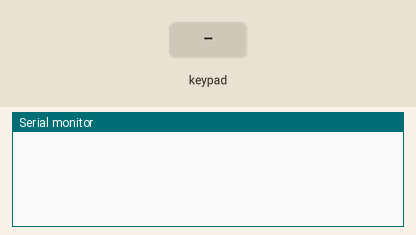
This sketch was run on a simulated Arduino Uno, built with avr-gcc and run on an emulated ATmega328P. On the bench: the last lines printed to the serial monitor. The inputs (shaded band) are chosen by the test bench.

Above: at 1.2 s.
1.3 s: key '1' pressed
At 2.0 s:
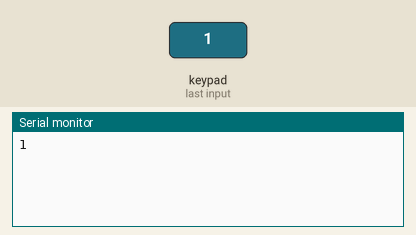
2.8 s: keypad keys 5 4 3 2 # pressed 0.4 s apart
At 5.7 s:
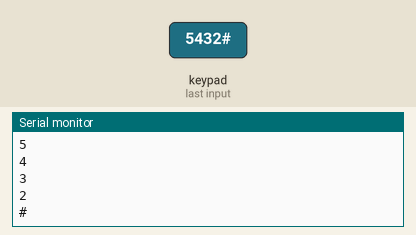
6.3 s: key '*' pressed
At 7.1 s:
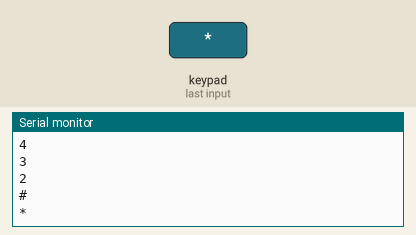
7.8 s: keypad keys 6 7 8 pressed 0.4 s apart
At 10.0 s:
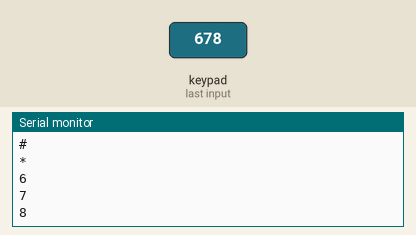
Timing chart, 0 to 11.5 s (numbered marks = the images above; inputs shaded):
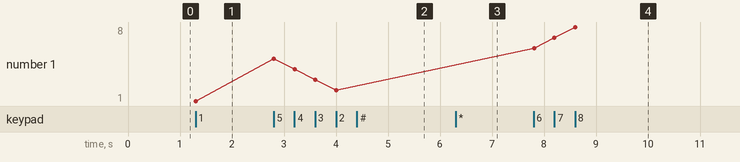

The sketch:

Ejercicio22_Keypad4x4.ino
```cpp
#include <Keypad.h>

const byte ROWS = 4; //Filas
const byte COLS = 3; //Columnas

//Definir los simbolos en los botones del keypad(Teclado 4x4)
char hexaKeys[ROWS][COLS] = {
  {'1','2','3'},
  {'4','5','6'},
  {'7','8','9'},
  {'*','0','#'}
};
byte rowPins[ROWS] = {5, 4, 3, 2 }; //connect to the row pinouts of the keypad
byte colPins[COLS] = {6, 7, 8}; //connect to the column pinouts of the keypad

//initialize an instance of class NewKeypad
//Inicializar
Keypad customKeypad = Keypad( makeKeymap(hexaKeys), rowPins, colPins, ROWS, COLS);

void setup(){
  Serial.begin(9600);
}

void loop(){
  char customKey = customKeypad.getKey();

  if (customKey){
    Serial.println(customKey);
  }
}
```

Measured:
- after the input at 1.3 s, the serial monitor: prints a new line at once (image 1)
- after the input at 2.8 s, the serial monitor: prints a new line at once (image 2)
- after the input at 6.3 s, the serial monitor: prints a new line at once (image 3)
- after the input at 7.8 s, the serial monitor: prints a new line at once (image 4)
- plotted number 1: 1 → 2 after the input at 2.8 s, 2 → 8 after the input at 7.8 s
